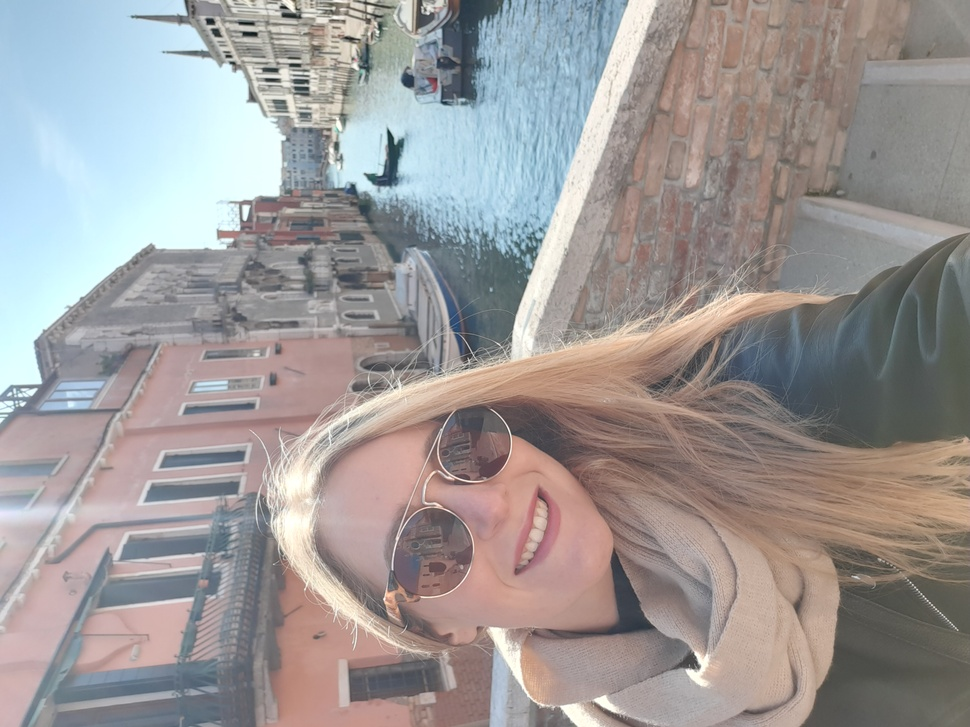
#> input picture Entregas semanales/Lenguaje de marcas/Semana 14/aprendiendophpgd/isabel.jpg, 970 x 727 px, shrunk from 4032 x 3024 before the run, found by its file name
$ python python064-RecorrerPixelsGrises02.py
#> lines starting #> are read from the running program, lines starting #| are printed output that depends on the picture
from PIL import Image
import math

imagen = Image.open("isabel.jpg")
#> imagen is the input picture: PIL image 970x727 RGB; mean R, G, B 157, 152.3, 151.5
pixeles = imagen.load()
#proporciona informacion sobre la imagen
print(imagen.size)
#| (970, 727)
#leer el color del primer pixel
print(pixeles[0,0])
#| (158, 194, 218)
#cojo la altura y la anchura
altura = imagen.size[1]
#> altura = 727
anchura = imagen.size[0]
#> anchura = 970
#recorre la imagen pixel a pixel
for x in range(0, anchura):
    for y in range(0, altura):
        #almaceno colores
        rojo = pixeles[x,y][0]
        verde = pixeles[x,y][1]
        azul = pixeles[x,y][2]
        #los tres canales tienen el mismo valor. escala de grises teniendo en cuenta las tres escalas de color
        color = math.floor((rojo+verde+azul)/3)
        rojo = color
        verde = color
        azul = color
        #reasigno colores
        pixeles[x,y] = (rojo, verde, azul)

print(anchura)
#| 970

imagen.save("isabelguardado.png")
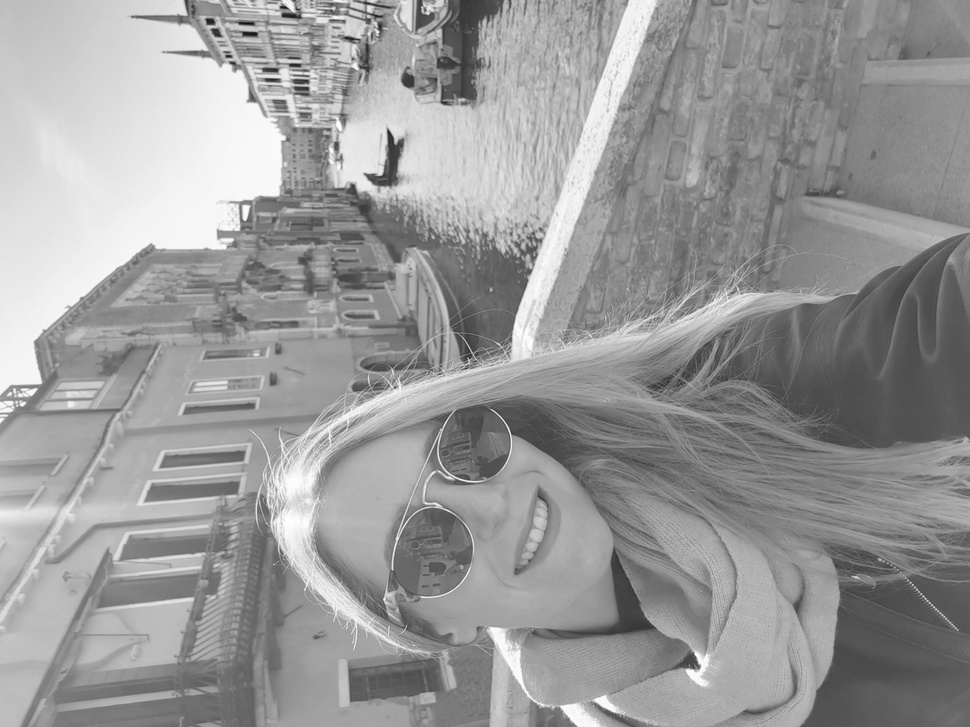
#> saved as isabelguardado.png: PIL image 970x727 RGB; min 14, max 255, mean 153.3

$ run again, with Entregas semanales/Lenguaje de marcas/Semana 14/aprendiendophpgd/mifoto.jpg copied over Entregas semanales/Lenguaje de marcas/Semana 14/aprendiendophpgd/isabel.jpg
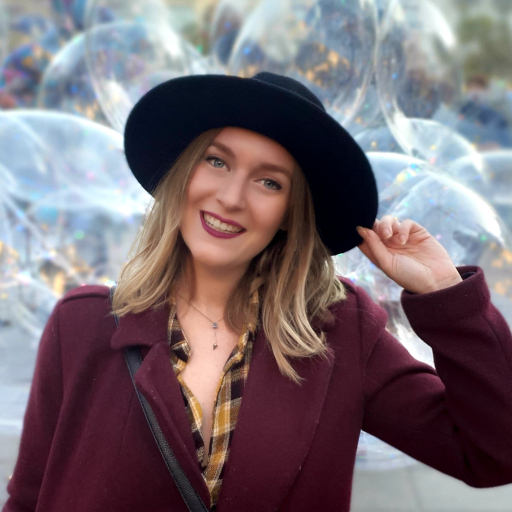
#> input picture Entregas semanales/Lenguaje de marcas/Semana 14/aprendiendophpgd/mifoto.jpg, 512 x 512 px, found by its file name
#> imagen is the input picture: PIL image 512x512 RGB; mean R, G, B 119.3, 106.4, 112.9
#| (512, 512)
#| (184, 189, 185)
#| 512
#> `imagen.save("isabelguardado.png")`:
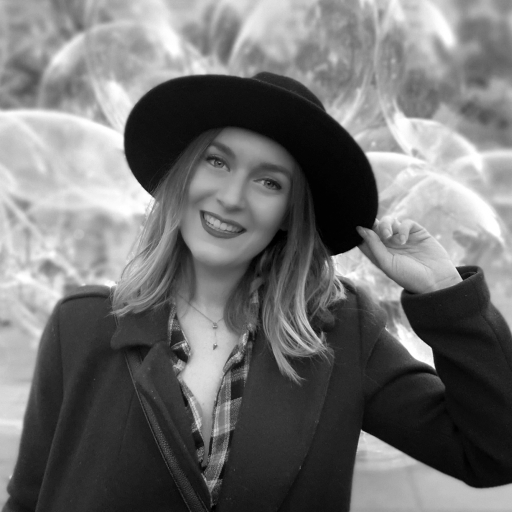
#> saved as isabelguardado.png: PIL image 512x512 RGB; min 0, max 255, mean 112.5
